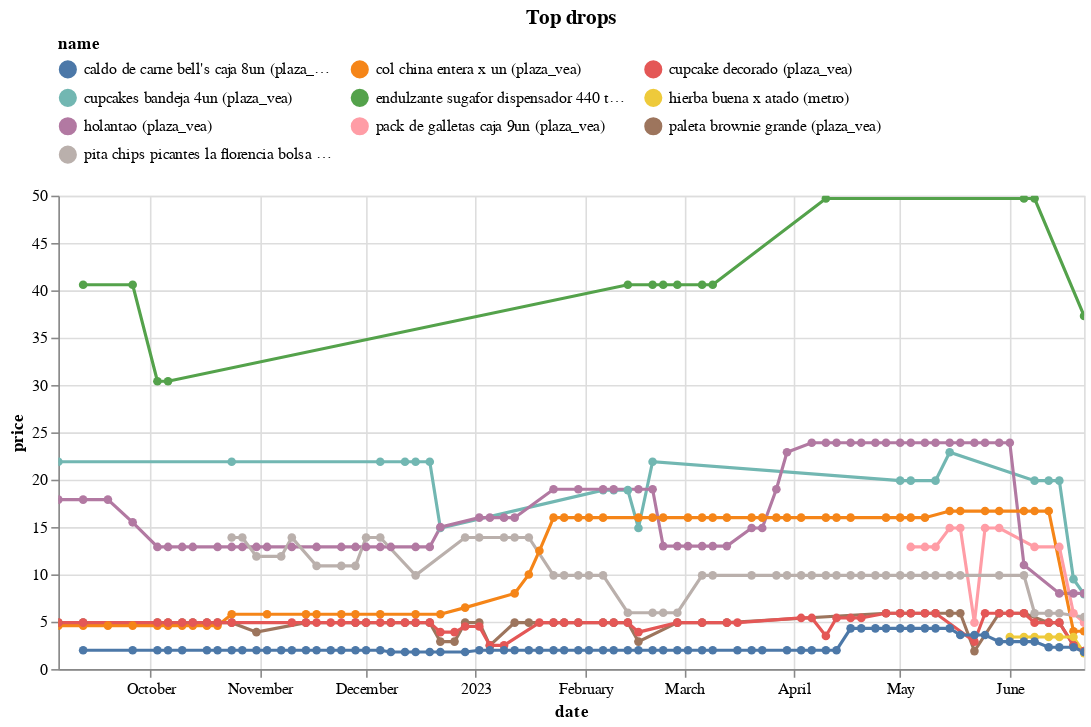

Here is the notebook cell this chart was saved with:
### Code cell
(top_changes
 .sort_values('change')
 .head(10)
 .pipe(plot_changes, 'Top drops')
)

### Figure 1 — Vega-Lite specification as saved in the notebook (floating-point values rounded to 4 significant figures; data arrays with more than 128 entries replaced by an {"elided": "..."} marker saying what was removed)
{"config": {"view": {"continuousWidth": 300, "continuousHeight": 300}, "legend": {"columns": 3, "orient": "top"}}, "data": {"name": "data-c9d4d91df058bdccfb541f917ccccf6f"}, "mark": {"type": "line", "point": true}, "encoding": {"color": {"field": "name", "scale": {"domain": ["caldo de carne bell's caja 8un (plaza_vea)", "col china entera x un (plaza_vea)", "cupcake decorado (plaza_vea)", "cupcakes bandeja 4un (plaza_vea)", "endulzante sugafor dispensador 440 tabletas (plaza_vea)", "hierba buena x atado (metro)", "holantao (plaza_vea)", "pack de galletas caja 9un (plaza_vea)", "paleta brownie grande (plaza_vea)", "pita chips picantes la florencia bolsa 150g (plaza_vea)"]}, "type": "nominal"}, "tooltip": [{"field": "name", "type": "nominal"}, {"field": "price", "type": "quantitative"}, {"field": "last_price", "type": "quantitative"}], "x": {"field": "date", "type": "temporal"}, "y": {"field": "price", "type": "quantitative"}}, "params": [{"name": "param_3", "select": {"type": "point", "fields": ["name"]}, "bind": "legend"}, {"name": "param_4", "select": {"type": "interval", "encodings": ["x", "y"]}, "bind": "scales"}], "title": "Top drops", "transform": [{"filter": {"param": "param_3"}}], "width": 650, "$schema": "https://vega.github.io/schema/vega-lite/v5.8.0.json", "datasets": {"data-c9d4d91df058bdccfb541f917ccccf6f": {"elided": "406 records"}}}
